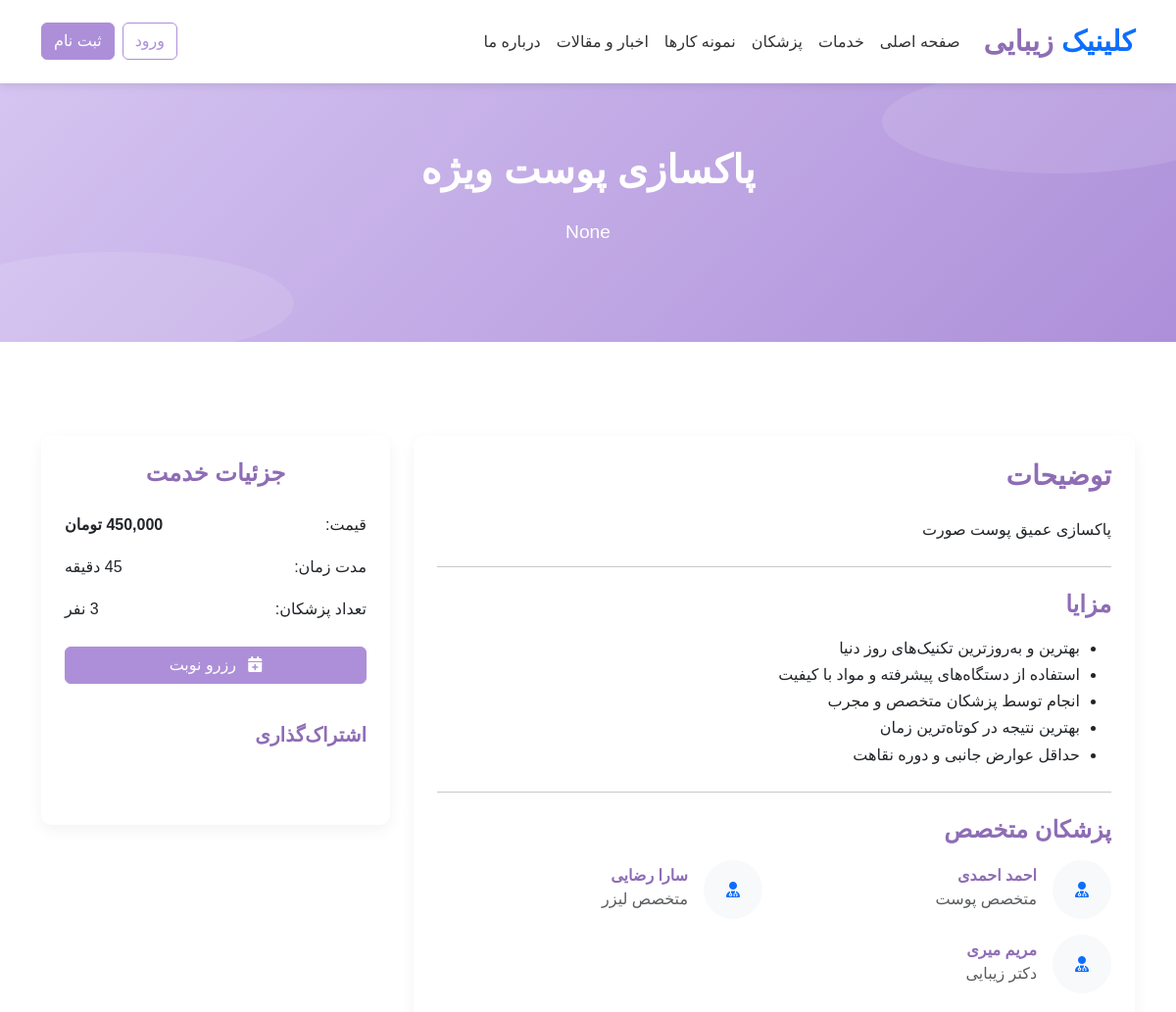
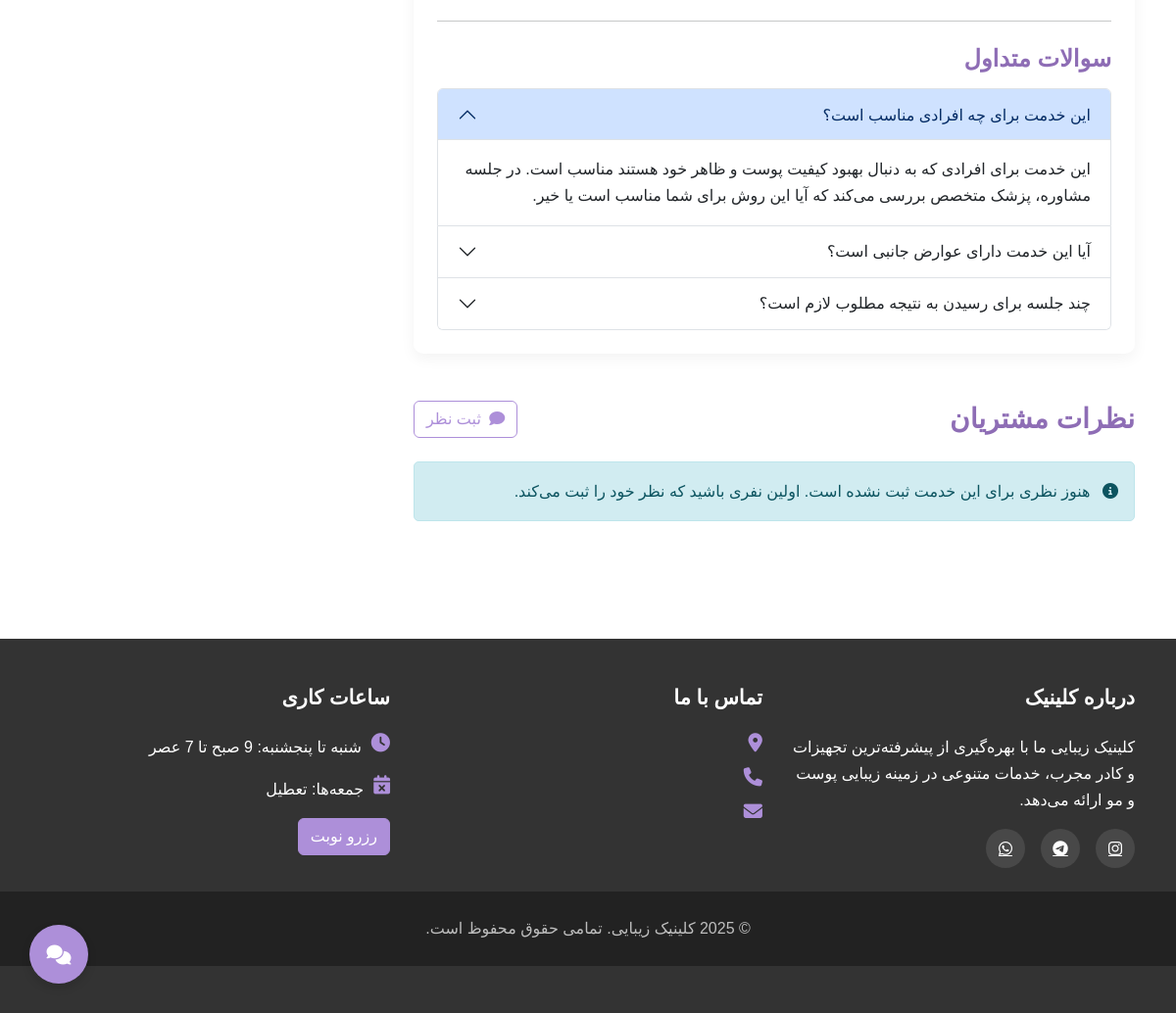
/service/1, run on the app's committed database (2 pictures, top to bottom).
### models.py (models this page shows)
class Service(db.Model):
    id = db.Column(db.Integer, primary_key=True)
    name = db.Column(db.String(100), nullable=False)
    description = db.Column(db.Text, default='')
    short_description = db.Column(db.String(255), default='')
    price = db.Column(db.Integer, default=0)
    duration = db.Column(db.Integer, default=30)  # in minutes
    image_url = db.Column(db.String(255), default='')
    appointments = db.relationship('Appointment', backref='service', lazy='dynamic')
    portfolio_items = db.relationship('Portfolio', backref='service', lazy='dynamic')

class Doctor(db.Model):
    id = db.Column(db.Integer, primary_key=True)
    name = db.Column(db.String(100), nullable=False)
    title = db.Column(db.String(100), nullable=False, default='')  # تخصص
    bio = db.Column(db.Text, nullable=True, default='')
    image_url = db.Column(db.String(255), default='')
    experience_years = db.Column(db.Integer, default=0)
    education = db.Column(db.Text, default='')
    certifications = db.Column(db.Text, default='')
    services = db.relationship('Service', secondary='doctor_service', backref='doctors')
    appointments = db.relationship('Appointment', backref='doctor', lazy='dynamic')

### routes.py (the view)
@main.route('/service/<int:service_id>')
def service_detail(service_id):
    service = Service.query.get_or_404(service_id)
    service_doctors = service.doctors
    portfolio = Portfolio.query.filter_by(service_id=service_id).all()
    reviews = Review.query.filter_by(service_id=service_id, is_approved=True).order_by(Review.created_at.desc()).all()
    return render_template('service_detail.html',
                           service=service,
                           doctors=service_doctors,
                           portfolio=portfolio,
                           reviews=reviews)

### app.py (called while the page is built)
def create_app():
    app = Flask(__name__)
    app.config['SECRET_KEY'] = 'your_secret_key'  # حتماً یه کلید قوی بساز
    app.config['SQLALCHEMY_DATABASE_URI'] = 'sqlite:///beauty_clinic.db'
    app.config['SQLALCHEMY_TRACK_MODIFICATIONS'] = False
    @app.context_processor
    def inject_now():
        return {'now': datetime.utcnow()}
    db.init_app(app)
    admin.init_app(app)
    login_manager = LoginManager()
    login_manager.login_view = 'auth.login'  # اگر auth نداری می‌تونی برداری یا اصلاح کنی
    login_manager.init_app(app)
    @login_manager.user_loader
    def load_user(user_id):
        return User.query.get(int(user_id))
    app.register_blueprint(main)
    app.register_blueprint(auth_blueprint, url_prefix='/auth')
    app.register_blueprint(admin_bp)
    with app.app_context():
        db.create_all()
    return app

### templates/service_detail.html (shortened to what this page needs)
{% extends "base.html" %}
{% block content %}
<section class="hero" style="padding: 4rem 0;">
    <div class="container text-center">
        <h1 data-aos="fade-up">{{ service.name }}</h1>
        <p class="lead" data-aos="fade-up" data-aos-delay="100">{{ service.short_description }}</p>
    </div>
</section>
<section class="py-5">
    <div class="container">
        <div class="row">
            <div class="col-lg-8 mb-4 mb-lg-0" data-aos="fade-left">
                <div class="card">
                    <div class="card-body">
                        <h3 class="mb-4">توضیحات</h3>
                        <div class="service-description">
                            {{ service.description|safe }}
                        </div>
                        <hr class="my-4">
                        <h4>مزایا</h4>
                        <ul class="mt-3">
                            <li>بهترین و به‌روزترین تکنیک‌های روز دنیا</li>
                            <li>استفاده از دستگاه‌های پیشرفته و مواد با کیفیت</li>
                            <li>انجام توسط پزشکان متخصص و مجرب</li>
                            <li>بهترین نتیجه در کوتاه‌ترین زمان</li>
                            <li>حداقل عوارض جانبی و دوره نقاهت</li>
                        </ul>
                        <hr class="my-4">
                        <h4>پزشکان متخصص</h4>
                        <div class="row mt-3">
                            {% for doctor in doctors %}
                            <div class="col-md-6 mb-3">
                                <div class="d-flex align-items-center">
                                    {% if doctor.image_url %}
                                    <img src="{{ doctor.image_url }}" alt="{{ doctor.name }}" class="rounded-circle me-3" style="width: 60px; height: 60px; object-fit: cover;">
                                    {% else %}
                                    <div class="rounded-circle bg-light d-flex align-items-center justify-content-center me-3" style="width: 60px; height: 60px;">
                                        <i class="fas fa-user-md text-primary"></i>
                                    </div>
                                    {% endif %}
                                    <div>
                                        <h6 class="mb-0">{{ doctor.name }}</h6>
                                        <p class="text-muted mb-0">{{ doctor.title }}</p>
                                    </div>
                                </div>
                            </div>
                            {% endfor %}
                        </div>
                        <hr class="my-4">
                        <h4>سوالات متداول</h4>
                        <div class="accordion mt-3" id="faqAccordion">
                            <div class="accordion-item">
                                <h2 class="accordion-header" id="headingOne">
                                    <button class="accordion-button" type="button" data-bs-toggle="collapse" data-bs-target="#collapseOne" aria-expanded="true" aria-controls="collapseOne">
                                        این خدمت برای چه افرادی مناسب است؟
                                    </button>
                                </h2>
                                <div id="collapseOne" class="accordion-collapse collapse show" aria-labelledby="headingOne" data-bs-parent="#faqAccordion">
                                    <div class="accordion-body">
                                        این خدمت برای افرادی که به دنبال بهبود کیفیت پوست و ظاهر خود هستند مناسب است. در جلسه مشاوره، پزشک متخصص بررسی می‌کند که آیا این روش برای شما مناسب است یا خیر.
                                    </div>
                                </div>
                            </div>
                            <div class="accordion-item">
                                <h2 class="accordion-header" id="headingTwo">
                                    <button class="accordion-button collapsed" type="button" data-bs-toggle="collapse" data-bs-target="#collapseTwo" aria-expanded="false" aria-controls="collapseTwo">
                                        آیا این خدمت دارای عوارض جانبی است؟
                                    </button>
                                </h2>
                            </div>
                            <div class="accordion-item">
                                <h2 class="accordion-header" id="headingThree">
                                    <button class="accordion-button collapsed" type="button" data-bs-toggle="collapse" data-bs-target="#collapseThree" aria-expanded="false" aria-controls="collapseThree">
                                        چند جلسه برای رسیدن به نتیجه مطلوب لازم است؟
                                    </button>
                                </h2>
                            </div>
                        </div>
                    </div>
                </div>
                <div class="mt-5" data-aos="fade-up">
                    <div class="d-flex justify-content-between align-items-center mb-4">
                        <h3 class="mb-0">نظرات مشتریان</h3>
                        <button class="btn btn-outline-primary" data-bs-toggle="modal" data-bs-target="#reviewModal">
                            <i class="fas fa-comment me-1"></i> ثبت نظر
                        </button>
                    </div>
                    {% if reviews %}
                    <div class="reviews-container">
                        {% for review in reviews %}
                        <div class="testimonial mb-3">
                            <div class="testimonial-rating">
                                {% for i in range(review.rating) %}
                                <i class="fas fa-star"></i>
                                {% endfor %}
                                {% for i in range(5 - review.rating) %}
                                <i class="far fa-star"></i>
                                {% endfor %}
                            </div>
                            <p>{{ review.comment }}</p>
                            <div class="d-flex justify-content-between align-items-center">
                                <span class="testimonial-author">{{ review.user.username }}</span>
                                <small class="text-muted">{{ review.created_at.strftime('%Y/%m/%d') }}</small>
                            </div>
                        </div>
                        {% endfor %}
                    </div>
                    {% else %}
                    <div class="alert alert-info">
                        <i class="fas fa-info-circle me-2"></i> هنوز نظری برای این خدمت ثبت نشده است. اولین نفری باشید که نظر خود را ثبت می‌کند.
                    </div>
                    {% endif %}
                </div>
            </div>
            <div class="col-lg-4" data-aos="fade-right">
                <div class="card mb-4 sticky-top" style="top: 100px; z-index: 1;">
                    <div class="card-body">
                        <h4 class="mb-4 text-center">جزئیات خدمت</h4>
                        <div class="d-flex justify-content-between mb-3">
                            <span>قیمت:</span>
                            <span class="fw-bold">{{ "{:,}".format(service.price) }} تومان</span>
                        </div>
                        <div class="d-flex justify-content-between mb-3">
                            <span>مدت زمان:</span>
                            <span>{{ service.duration }} دقیقه</span>
                        </div>
                        <div class="d-flex justify-content-between mb-4">
                            <span>تعداد پزشکان:</span>
                            <span>{{ doctors|length }} نفر</span>
                        </div>
                        <a href="{{ url_for('main.booking') }}" class="btn btn-primary w-100 mb-3">
                            <i class="fas fa-calendar-plus me-2"></i> رزرو نوبت
                        </a>
                        <div class="mt-4">
                            <h5 class="mb-3">اشتراک‌گذاری</h5>
                            <div class="d-flex">
                                <a href="#" class="social-icon me-2">
                                    <i class="fab fa-telegram"></i>
                                </a>
                                <a href="#" class="social-icon me-2">
                                    <i class="fab fa-whatsapp"></i>
                                </a>
                                <a href="#" class="social-icon me-2">
                                    <i class="fab fa-instagram"></i>
                                </a>
                            </div>
                        </div>
                    </div>
                </div>
            </div>
        </div>
    </div>
</section>
{% endblock %}

### static/css/style.css (style rules this page uses)
:root { --primary-color: #ad8fd9; --primary-light: #d5c4f1; --primary-dark: #8e6db5; --white: #ffffff; --light-gray: #f8f9fa; --dark-gray: #6c757d; --success: #28a745; --danger: #dc3545; --warning: #ffc107; --info: #17a2b8; }
body { font-family: 'Vazir', 'Tahoma', sans-serif; direction: rtl; text-align: right; background-color: var(--white); color: #333; line-height: 1.7; }
h1, h2, h3, h4, h5, h6 { font-weight: bold; color: var(--primary-dark); margin-bottom: 0.8rem; }
a { color: var(--primary-dark); transition: color 0.3s ease; }
.btn-primary { background-color: var(--primary-color); border-color: var(--primary-color); }
.btn-outline-primary { border-color: var(--primary-color); color: var(--primary-color); }
.hero { background: linear-gradient(135deg, var(--primary-light) 0%, var(--primary-color) 100%); padding: 6rem 0; margin-bottom: 3rem; position: relative; overflow: hidden; }
.hero::before { content: ''; position: absolute; top: -5%; right: -5%; width: 30%; height: 40%; background-color: rgba(255, 255, 255, 0.1); border-radius: 50%; }
.hero::after { content: ''; position: absolute; bottom: -5%; left: -5%; width: 30%; height: 40%; background-color: rgba(255, 255, 255, 0.1); border-radius: 50%; }
.hero h1 { color: var(--white); font-size: 2.5rem; margin-bottom: 1.5rem; }
.hero p { color: var(--white); font-size: 1.2rem; margin-bottom: 2rem; }
.card { border: none; border-radius: 10px; box-shadow: 0 5px 15px rgba(0, 0, 0, 0.05); overflow: hidden; transition: transform 0.3s ease, box-shadow 0.3s ease; margin-bottom: 2rem; }
.card-body { padding: 1.5rem; }
.social-icon { display: flex; align-items: center; justify-content: center; width: 40px; height: 40px; background-color: rgba(255, 255, 255, 0.1); border-radius: 50%; color: var(--white); transition: all 0.3s ease; }
.alert { border-radius: 5px; padding: 1rem; margin-bottom: 1.5rem; }
.alert-info { background-color: #d1ecf1; border-color: #bee5eb; color: #0c5460; }
[data-aos] { transition-property: transform, opacity !important; }

### data on the page
Service: name "پاکسازی پوست ویژه", short_description "None", description "پاکسازی عمیق پوست صورت", price "450,000"
Doctor: name "احمد احمدی", title "متخصص پوست"
Doctor: name "سارا رضایی", title "متخصص لیزر"
Doctor: name "مریم میری", title "دکتر زیبایی"
